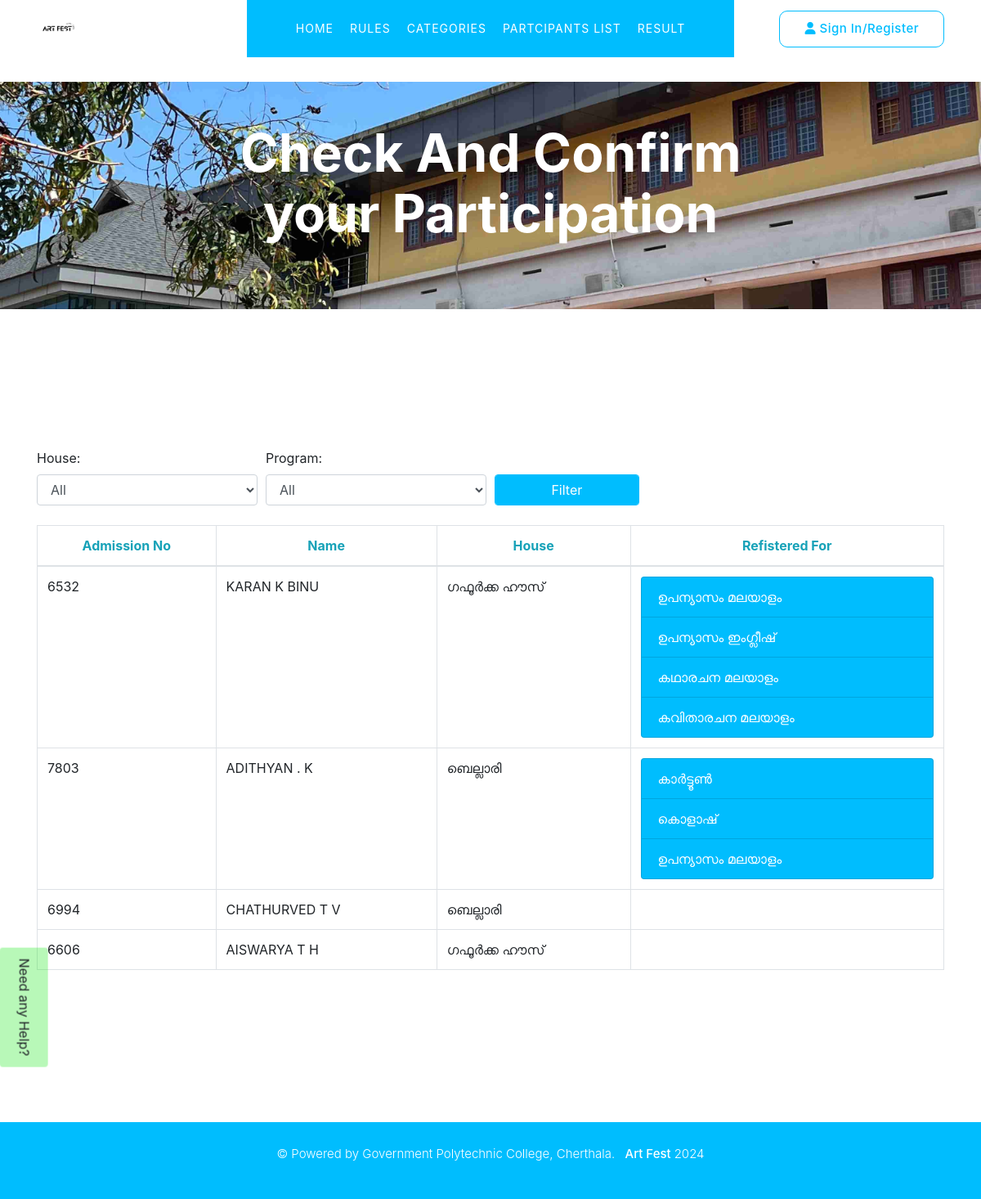
Page /contest_details on the committed database.
### artfest2024/models.py (models this page shows, shortened)
class StudentUsers(models.Model):
    student_admn_no = models.CharField(max_length=4)
    student_name = models.CharField(max_length=255)
    student_email = models.EmailField()
    student_phone = models.CharField(max_length=10)
    student_password = models.CharField(max_length=255)
    house_name = models.CharField(max_length=255)
    Gender = models.CharField(max_length=20)
    program = models.ManyToManyField(Programs)

class Programs(models.Model):
    PROGRAM_CHOICES = (("individual", "individual"),)
    GENDER_CHOICES = (
        ("male", "Male"),
        ("female", "Female"),
        ("all", "All"),
    )
    STAGE_CHOICES = (
        ("On-Stage", "On-Stage"),
        ("Off-Stage", "Off-Stage"),
    )
    program_code = models.CharField(max_length=88)
    program_name = models.CharField(max_length=255)
    program_type = models.CharField(max_length=255, choices=PROGRAM_CHOICES)
    Gender_choices = models.CharField(max_length=255, choices=GENDER_CHOICES)
    Stage_choices = models.CharField(max_length=255, choices=STAGE_CHOICES)
    show_program = models.BooleanField(default=True)

### artfest2024/views.py (the view)
# urls.py: path("contest_details", views.contest_details, name="contest_details"),
def contest_details(request):
    house_filter = request.GET.get("house", "")
    program_filter = request.GET.get("program", "")
    students = StudentUsers.objects.all()
    if house_filter:
        students = students.filter(house_name=house_filter)
    if program_filter:
        students = students.filter(program__program_name=program_filter)
    houses = StudentUsers.objects.values_list("house_name", flat=True).distinct()
    programs = Programs.objects.values_list("program_name", flat=True).distinct()
    context = {
        "students": students,
        "houses": houses,
        "programs": programs,
        "selected_house": house_filter,
        "selected_program": program_filter,
        **get_common_data(),
    }
    return render(request, "contest_details.html", context)

### artfest2024/views.py (called while the page is built)
def get_common_data():
    return {"AllStudents": StudentDetails.objects.all()}

### artfest2024/templates/contest_details.html (shortened to what this page needs)
{% extends "main.html" %}
{% load static %}
{% block content %}
<div class="page-heading">
  <div class="container">
    <div class="row">
      <div class="col-lg-8 offset-lg-2 header-text">
        <h2 class="space-need"><span  style="color:white;">Check And Confirm your Participation</span></h2>
      </div>
    </div>
  </div>
</div>
<section class="contest-waiting">
  <div class="container">
    <form method="get" action="{% url 'contest_details' %}" id="filter-form" class="mb-3">
      <div class="form-row">
        <div class="col-md-3 mb-2">
          <label for="house_filter">House:</label>
          <select class="form-control" name="house" id="house_filter">
            <option value="">All</option>
          </select>
        </div>
        <div class="col-md-3 mb-2">
          <label for="program_filter">Program:</label>
          <select class="form-control" name="program" id="program_filter">
            <option value="">All</option>
          </select>
        </div>
        <div class="col-md-2">
          <label>&nbsp;</label>
          <button type="submit" class="btn btn-primary form-control">Filter</button>
        </div>
      </div>
    </form>
    <div class="table-responsive">
      <table class="table table-bordered table-striped table-hover">
          <thead class="thead text-info">
              <tr class="text-center">
                  <th>Admission No</th>
                  <th>Name</th>
                  <th>House</th>
                  <th>Refistered For</th>
              </tr>
          </thead>
          <tbody>
              {% for student in students %}
              <tr>
                  <td>{{ student.student_admn_no }}</td>
                  <td>{{ student.student_name }}</td>
                  <td>{{ student.house_name }}</td>
                  <td>
                      <ul class="list-group">
                          {% for program in student.program.all %}
                              <li class="list-group-item list-group-item-info">{{ program.program_name }}</li>
                          {% endfor %}
                      </ul>
                  </td>
              </tr>
              {% endfor %}
          </tbody>
      </table>
  </div>
  </div>
</section>
{% endblock content %}

### artfest2024/static/assets/css1/templatemo-snapx-photography.css (style rules this page uses)
html, body, div, span, applet, object, iframe, h1, h2, h3, h4, h5, h6, p, blockquote, div pre, a, abbr, acronym, address, big, cite, code, del, dfn, em, font, img, ins, kbd, q, s, samp, small, strike, strong, sub, sup, tt, var, b, u, i, center, dl, dt, dd, ol, ul, li, figure, header, nav, section, article, aside, footer, figcaption { margin: 0; padding: 0; border: 0; outline: 0; }
ul, li { padding: 0; margin: 0; list-style: none; }
header, nav, section, article, aside, footer, hgroup { display: block; }
* { box-sizing: border-box; }
html, body { font-family: 'Roboto', sans-serif; font-weight: 400; background-color: #fff; font-size: 16px; -webkit-font-smoothing: antialiased; -moz-osx-font-smoothing: grayscale; }
h1, h2, h3, h4, h5, h6 { margin-top: 0px; margin-bottom: 0px; color: #2a2a2a; }
ul { margin-bottom: 0px; }
html, body { background: #fff; font-family: 'Roboto', sans-serif; }
section { margin-top: 120px; }
.btn { padding: 10px 20px; background: #00bdfe; color: #fff; transition: all .3s; }
.page-heading { background-repeat: no-repeat; background-position: center center; background-size: cover; padding-top: 200px; padding-bottom: 130px; text-align: center; background-image: url('../images1/img4.jpg'); }
.page-heading h2 { color: #fff; font-size: 64px; font-weight: 700; line-height: 74px; }
.page-heading h2.space-need { padding: 0px 30px; }
body { overflow-x: hidden; }

### artfest2024/templates/contest_details.html (style rules this page uses)
.table tbody tr:nth-child(even) { background-color: #ffffff; }
.table-bordered th, .table-bordered td { border: 1px solid #dee2e6; }
.table-striped tbody tr:nth-child(odd) { background-color: #FFFFFF; }
.form-control { width: 100%; }
.btn-primary { background-color: #00bdfe; border-color: #00bdfe; }
.list-group-item-info { background-color: #00bdfe; color: #ffffff; }
.page-heading { background-color: #00bdfe; padding: 50px 0; text-align: center; }
.header-text h2 { color: #343a40; }
.contest-waiting { padding: 50px 0; }

### rows in the picture
StudentUsers: student_admn_no "6532", student_name "KARAN K BINU", house_name "ഗഫൂർക്ക ഹൗസ്"
Programs: program_name "ഉപന്യാസം മലയാളം"
Programs: program_name "ഉപന്യാസം ഇംഗ്ലീഷ്"
Programs: program_name "കഥാരചന മലയാളം"
Programs: program_name "കവിതാരചന മലയാളം"
StudentUsers: student_admn_no "7803", student_name "ADITHYAN . K", house_name "ബെല്ലാരി"
Programs: program_name "കാർട്ടൂൺ"
Programs: program_name "കൊളാഷ്"
StudentUsers: student_admn_no "6994", student_name "CHATHURVED T V", house_name "ബെല്ലാരി"
StudentUsers: student_admn_no "6606", student_name "AISWARYA T H", house_name "ഗഫൂർക്ക ഹൗസ്"
